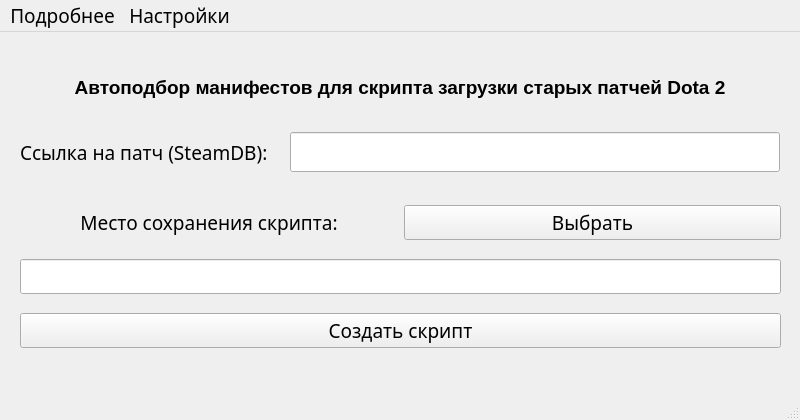
<?xml version="1.0" encoding="UTF-8"?>
<ui version="4.0">
 <class>MainWindow</class>
 <widget class="QMainWindow" name="MainWindow">
  <property name="geometry">
   <rect>
    <x>0</x>
    <y>0</y>
    <width>800</width>
    <height>420</height>
   </rect>
  </property>
  <property name="font">
   <font>
    <family>Museo Sans Cyrl 500</family>
    <pointsize>14</pointsize>
   </font>
  </property>
  <property name="windowTitle">
   <string>Dota 2 Patch Download Script Generator</string>
  </property>
  <widget class="QWidget" name="centralwidget">
   <widget class="QLabel" name="label_name">
    <property name="geometry">
     <rect>
      <x>10</x>
      <y>30</y>
      <width>780</width>
      <height>50</height>
     </rect>
    </property>
    <property name="font">
     <font>
      <family>MS Shell Dlg 2</family>
      <weight>75</weight>
      <bold>true</bold>
     </font>
    </property>
    <property name="text">
     <string>Автоподбор манифестов для скрипта загрузки старых патчей Dota 2</string>
    </property>
    <property name="textFormat">
     <enum>Qt::AutoText</enum>
    </property>
    <property name="alignment">
     <set>Qt::AlignCenter</set>
    </property>
   </widget>
   <widget class="QLabel" name="label_patch">
    <property name="geometry">
     <rect>
      <x>20</x>
      <y>100</y>
      <width>260</width>
      <height>40</height>
     </rect>
    </property>
    <property name="text">
     <string>Ссылка на патч (SteamDB):</string>
    </property>
   </widget>
   <widget class="QLineEdit" name="lineEdit_patch">
    <property name="geometry">
     <rect>
      <x>290</x>
      <y>100</y>
      <width>490</width>
      <height>40</height>
     </rect>
    </property>
   </widget>
   <widget class="QWidget" name="verticalLayoutWidget">
    <property name="geometry">
     <rect>
      <x>20</x>
      <y>160</y>
      <width>761</width>
      <height>171</height>
     </rect>
    </property>
    <layout class="QVBoxLayout" name="verticalLayout">
     <item>
      <layout class="QHBoxLayout" name="horizontalLayout">
       <item>
        <widget class="QLabel" name="label_output">
         <property name="text">
          <string>Место сохранения скрипта:</string>
         </property>
         <property name="alignment">
          <set>Qt::AlignCenter</set>
         </property>
        </widget>
       </item>
       <item>
        <widget class="QPushButton" name="pushButton">
         <property name="text">
          <string>Выбрать</string>
         </property>
        </widget>
       </item>
      </layout>
     </item>
     <item>
      <widget class="QLineEdit" name="lineEdit_output">
       <property name="readOnly">
        <bool>true</bool>
       </property>
      </widget>
     </item>
     <item>
      <widget class="QPushButton" name="pushButton_2">
       <property name="text">
        <string>Создать скрипт</string>
       </property>
      </widget>
     </item>
    </layout>
   </widget>
  </widget>
  <widget class="QStatusBar" name="statusbar"/>
  <widget class="QMenuBar" name="menuBar">
   <property name="geometry">
    <rect>
     <x>0</x>
     <y>0</y>
     <width>800</width>
     <height>31</height>
    </rect>
   </property>
   <widget class="QMenu" name="menu_about">
    <property name="font">
     <font>
      <family>Museo Sans Cyrl 500</family>
     </font>
    </property>
    <property name="title">
     <string>Подробнее</string>
    </property>
    <addaction name="action_app"/>
    <addaction name="action_author"/>
   </widget>
   <widget class="QMenu" name="menu_preferences">
    <property name="font">
     <font>
      <family>Museo Sans Cyrl 500</family>
     </font>
    </property>
    <property name="title">
     <string>Настройки</string>
    </property>
    <widget class="QMenu" name="menu_theme">
     <property name="font">
      <font>
       <family>Museo Sans Cyrl 500</family>
      </font>
     </property>
     <property name="title">
      <string>Тема</string>
     </property>
     <addaction name="action_theme_light"/>
     <addaction name="action_theme_dark"/>
    </widget>
    <addaction name="menu_theme"/>
   </widget>
   <addaction name="menu_about"/>
   <addaction name="menu_preferences"/>
  </widget>
  <action name="action_app">
   <property name="text">
    <string>О приложении</string>
   </property>
   <property name="font">
    <font>
     <family>Museo Sans Cyrl 500</family>
    </font>
   </property>
  </action>
  <action name="action_author">
   <property name="text">
    <string>Об авторе</string>
   </property>
   <property name="font">
    <font>
     <family>Museo Sans Cyrl 500</family>
    </font>
   </property>
  </action>
  <action name="action_theme_light">
   <property name="text">
    <string>Светлая</string>
   </property>
   <property name="font">
    <font>
     <family>Museo Sans Cyrl 500</family>
    </font>
   </property>
  </action>
  <action name="action_theme_dark">
   <property name="text">
    <string>Темная</string>
   </property>
   <property name="font">
    <font>
     <family>Museo Sans Cyrl 500</family>
    </font>
   </property>
  </action>
 </widget>
 <resources/>
 <connections/>
</ui>
